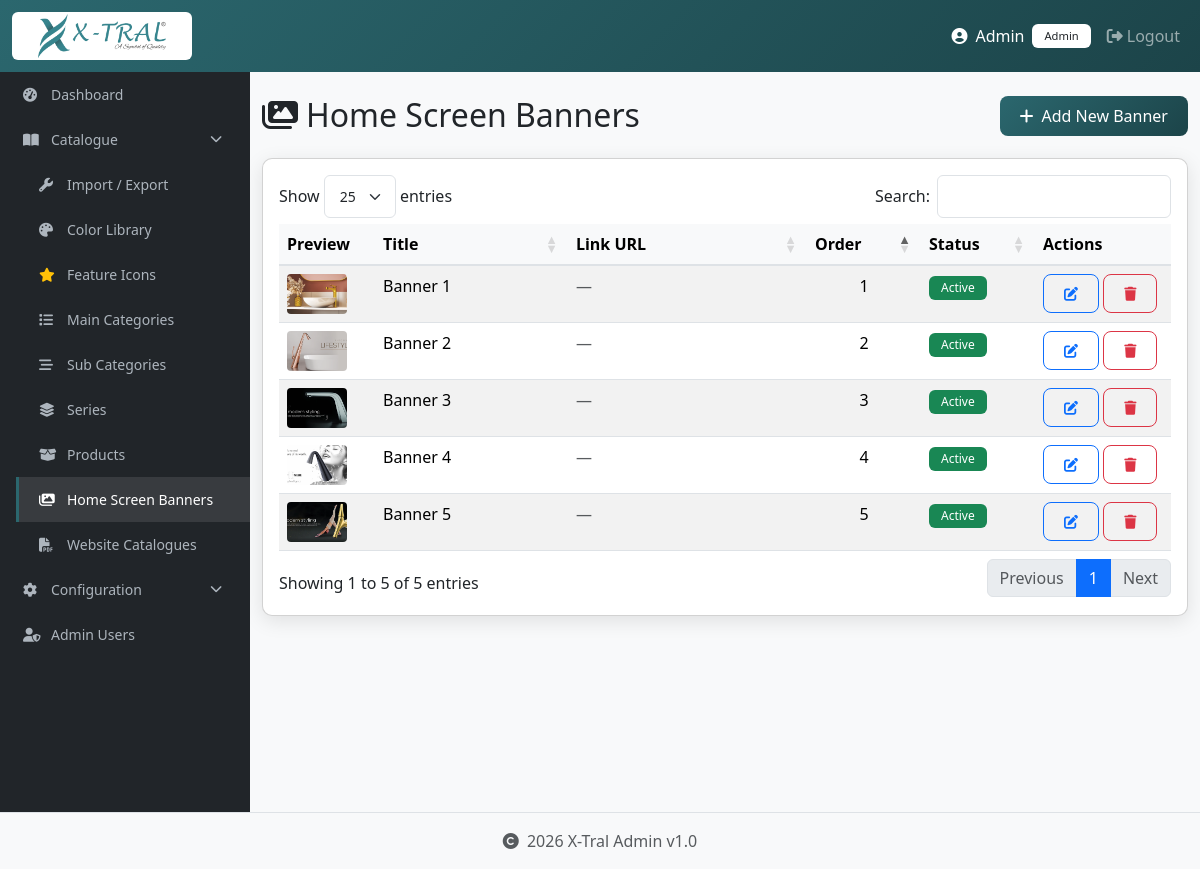
Page /modules/catalogue/banners/list.php (signed in) on the committed database.
### tables this page shows
CREATE TABLE `catalogue_banners` (
  `id` int(11) NOT NULL,
  `title` varchar(200) NOT NULL,
  `image_url` varchar(255) NOT NULL,
  `link_url` varchar(500) DEFAULT NULL,
  `display_order` int(11) DEFAULT 0,
  `is_active` tinyint(1) DEFAULT 1,
  `created_at` timestamp NOT NULL DEFAULT current_timestamp(),
  `updated_at` timestamp NOT NULL DEFAULT current_timestamp() ON UPDATE current_timestamp()
);

### config/db.php (called while the page is built, shortened)
<?php
function getDBConnection()
{
    static $pdo = null;
    if ($pdo === null) {
        try {
            $dsn = "mysql:host=" . DB_HOST . ";dbname=" . DB_NAME . ";charset=" . DB_CHARSET;
            $options = [
                PDO::ATTR_ERRMODE => PDO::ERRMODE_EXCEPTION,
                PDO::ATTR_DEFAULT_FETCH_MODE => PDO::FETCH_ASSOC,
                PDO::ATTR_EMULATE_PREPARES => false,
            ];
            $pdo = new PDO($dsn, DB_USER, DB_PASS, $options);
            $pdo->exec("SET time_zone = '+05:30'");
        } catch (PDOException $e) {
            logError('Database Connection Error: ' . $e->getMessage());
            if (defined('API_JSON_RESPONSE')) {
                throw new Exception('Database connection failed: ' . $e->getMessage());
            }
            die('Database connection failed. Please check your configuration.');
        }
    }
    return $pdo;
}
function query($sql, $params = [])
{
    $pdo = getDBConnection();
    $stmt = $pdo->prepare($sql);
    $stmt->execute($params);
    return $stmt;
}
function fetchAll($sql, $params = [])
{
    $stmt = query($sql, $params);
    return $stmt->fetchAll();
}

### modules/catalogue/banners/list.php (the view, shortened to what this page needs)
<?php
require_once dirname(__DIR__, 3) . '/config/db.php';
$pageTitle = "Home Screen Banners";
$banners = fetchAll("SELECT * FROM catalogue_banners ORDER BY display_order ASC, id DESC");
include dirname(__DIR__, 3) . '/includes/header.php';
?>
<div class="container-fluid py-4">
    <div class="row mb-3">
        <div class="col-md-8">
            <h2><i class="fas fa-images me-2"></i><?= $pageTitle ?></h2>
        </div>
        <div class="col-md-4 text-end">
            <a href="create.php" class="btn btn-primary">
                <i class="fas fa-plus me-2"></i>Add New Banner
            </a>
        </div>
    </div>
    <div class="card shadow">
        <div class="card-body">
            <table id="bannersTable" class="table table-striped table-hover">
                <thead>
                    <tr>
                        <th width="80">Preview</th>
                        <th>Title</th>
                        <th>Link URL</th>
                        <th width="80">Order</th>
                        <th width="80">Status</th>
                        <th width="120">Actions</th>
                    </tr>
                </thead>
                <tbody>
                    <?php foreach ($banners as $banner): ?>
                    <tr>
                        <td>
                            <?php if (($banner['banner_type'] ?? 'image') === 'video' && !empty($banner['video_url'])): ?>
                                <div style="width: 60px; height: 40px; border-radius: 4px; background: #eef2f3; display: flex; align-items: center; justify-content: center; border: 1px solid #ddd;" title="Video Banner">
                                    <i class="fas fa-video text-primary"></i>
                                </div>
                            <?php elseif (!empty($banner['image_url'])): ?>
                                <img src="<?= BASE_URL ?>/uploads/catalogue/banners/<?= $banner['image_url'] ?>"
                                     alt="Banner" style="width: 60px; height: 40px; object-fit: cover; border-radius: 4px;">
                            <?php else: ?>
                                <span class="text-muted"><i class="fas fa-image"></i></span>
                            <?php endif; ?>
                        </td>
                        <td><?= htmlspecialchars($banner['title']) ?></td>
                        <td>
                            <?php if (!empty($banner['link_url'])): ?>
                                <small class="text-muted"><?= htmlspecialchars(substr($banner['link_url'], 0, 50)) ?><?= strlen($banner['link_url']) > 50 ? '...' : '' ?></small>
                            <?php else: ?>
                                <span class="text-muted">—</span>
                            <?php endif; ?>
                        </td>
                        <td class="text-center"><?= $banner['display_order'] ?></td>
                        <td>
                            <?php if ($banner['is_active']): ?>
                                <span class="badge bg-success">Active</span>
                            <?php else: ?>
                                <span class="badge bg-secondary">Inactive</span>
                            <?php endif; ?>
                        </td>
                        <td>
                            <a href="edit.php?id=<?= $banner['id'] ?>" class="btn btn-sm btn-outline-primary" title="Edit">
                                <i class="fas fa-edit"></i>
                            </a>
                            <button type="button" class="btn btn-sm btn-outline-danger"
                                    onclick="confirmDelete(<?= $banner['id'] ?>, '<?= htmlspecialchars(addslashes($banner['title'])) ?>')"
                                    title="Delete">
                                <i class="fas fa-trash"></i>
                            </button>
                        </td>
                    </tr>
                    <?php endforeach; ?>
                </tbody>
            </table>
        </div>
    </div>
</div>
<?php include dirname(__DIR__, 3) . '/includes/footer.php'; ?>

### assets/css/custom.css (style rules this page uses)
:root { --primary-color: #2B676E; --primary-dark: #1C4449; --primary-rgb: 43, 103, 110; --sidebar-width: 250px; --navbar-height: 60px; }
body { font-family: 'Segoe UI', Tahoma, Geneva, Verdana, sans-serif; background: #f8f9fa; }
.card { border-radius: 10px; margin-bottom: 20px; }
.btn { border-radius: 8px; padding: 8px 20px; font-weight: 500; transition: all 0.3s; }
.btn-primary { background: linear-gradient(135deg, var(--primary-color), var(--primary-dark)); border: none; }
.badge { padding: 6px 12px; font-weight: 500; border-radius: 6px; }
table.dataTable thead th { background: #f8f9fa; font-weight: 600; border-bottom: 2px solid #dee2e6; }
.shadow { box-shadow: 0 5px 20px rgba(0, 0, 0, 0.1) !important; }

### rows in the picture
catalogue_banners: image_url (picture), title "Banner 1", display_order "1", is_active "Active"
catalogue_banners: image_url (picture), title "Banner 2", display_order "2", is_active "Active"
catalogue_banners: image_url (picture), title "Banner 3", display_order "3", is_active "Active"
catalogue_banners: image_url (picture), title "Banner 4", display_order "4", is_active "Active"
catalogue_banners: image_url (picture), title "Banner 5", display_order "5", is_active "Active"

### other values in the picture
getAdminName() "Admin"
getRoleLabel($_navRole) "Admin"
$pageTitle "Home Screen Banners"
